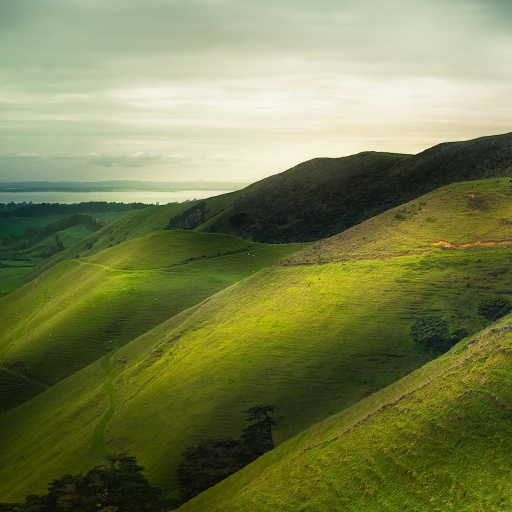
#> input picture images/00000000.jpg, 1024 x 1024 px (shown at 1/2 size); its folder holds only this picture in this run
$ python image_processing.py
#> lines starting #> are read from the running program, lines starting #| are printed output that depends on the picture
import cv2
import numpy as np
import matplotlib.pyplot as plt
import os

# ─────────────────────────────────────────────
# STEP 2: Load and Display an Image
# Commit: "Added image loading functionality"
# ─────────────────────────────────────────────

# Auto-detect the first image in the images/ folder
image_files = [f for f in os.listdir('images') if f.lower().endswith(('.jpg', '.jpeg', '.png'))]
image_path = os.path.join('images', image_files[0])
print(f"Using image: {image_path}")

image = cv2.imread(image_path)
#> image is the input picture: shape (1024, 1024, 3); mean B, G, R 79, 126.7, 120
image_rgb = cv2.cvtColor(image, cv2.COLOR_BGR2RGB)  # Convert BGR → RGB for display

plt.imshow(image_rgb)
plt.title("Original Image")
plt.axis("off")
plt.show()
print("✅ Step 2: Image loaded and displayed.")


# ─────────────────────────────────────────────
# STEP 3a: Rotate the Image
# Commit: "Added image rotation"
# ─────────────────────────────────────────────

(h, w) = image.shape[:2]
#> h = 1024; w = 1024
center = (w // 2, h // 2)
#> center = (512, 512)
angle = 45
scale = 1.0

rotation_matrix = cv2.getRotationMatrix2D(center, angle, scale)
rotated_image = cv2.warpAffine(image, rotation_matrix, (w, h))
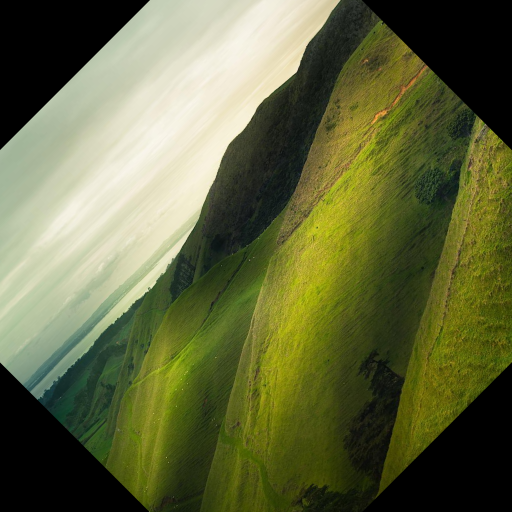
#> rotated_image: shape (1024, 1024, 3) (shown at 1/2 size); mean B, G, R 63.6, 104.1, 99.3

plt.imshow(cv2.cvtColor(rotated_image, cv2.COLOR_BGR2RGB))
plt.title("Rotated Image (45°)")
plt.axis("off")
plt.show()
print("✅ Step 3a: Image rotated 45°.")


# ─────────────────────────────────────────────
# STEP 3b: Scale the Image
# Commit: "Added image scaling"
# ─────────────────────────────────────────────

scaled_image = cv2.resize(image, None, fx=1.5, fy=1.5, interpolation=cv2.INTER_LINEAR)

plt.imshow(cv2.cvtColor(scaled_image, cv2.COLOR_BGR2RGB))
plt.title("Scaled Image (1.5x)")
plt.axis("off")
plt.show()
print("✅ Step 3b: Image scaled 1.5x.")


# ─────────────────────────────────────────────
# STEP 4: Simulate Camera Focal Lengths (3D Vision)
# Commit: "Added camera focal length simulation"
# ─────────────────────────────────────────────

focal_lengths = [50, 100, 200]

plt.figure(figsize=(12, 4))
for i, f in enumerate(focal_lengths):
    f_matrix = np.array([[f, 0, w // 2],
                         [0, f, h // 2],
                         [0,  0,     1]], dtype=np.float32)
    warped = cv2.warpPerspective(image, f_matrix, (w, h))
    plt.subplot(1, 3, i + 1)
    plt.imshow(cv2.cvtColor(warped, cv2.COLOR_BGR2RGB))
    plt.title(f"Focal Length: {f}")
    plt.axis("off")
#> this loop made 3 passes
#> pass 1, `warped = cv2.warpPerspective(image, f_matrix, (w, h))`:
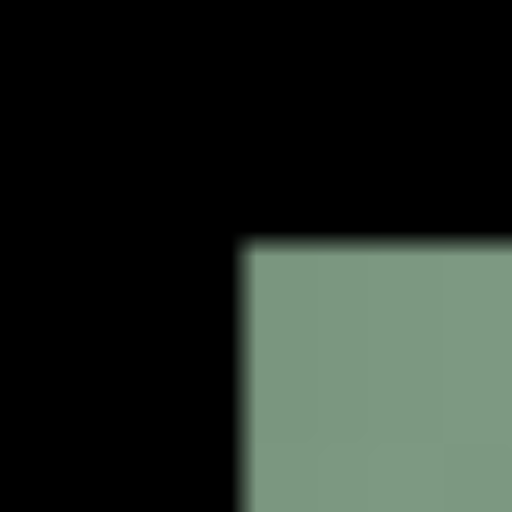
#> warped: shape (1024, 1024, 3) (shown at 1/2 size); mean B, G, R 35.3, 41.6, 33.9
#> pass 2, `warped = cv2.warpPerspective(image, f_matrix, (w, h))`:
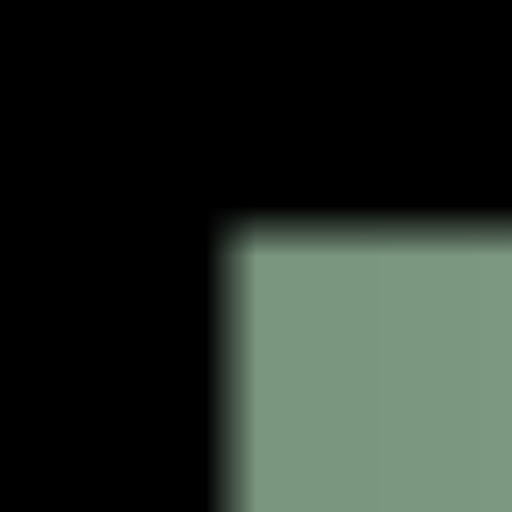
#> warped: shape (1024, 1024, 3) (shown at 1/2 size); mean B, G, R 38.4, 45.3, 36.9
#> pass 3, `warped = cv2.warpPerspective(image, f_matrix, (w, h))`:
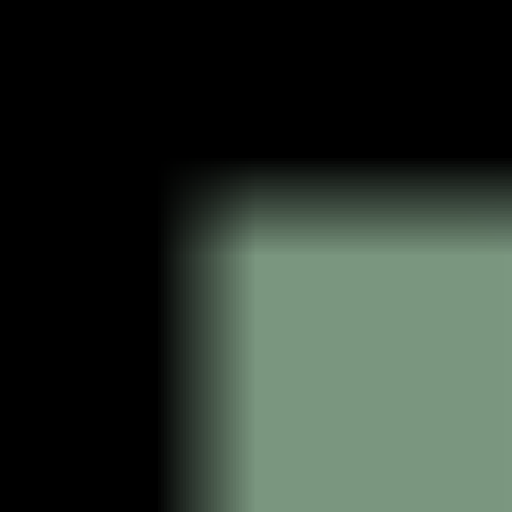
#> warped: shape (1024, 1024, 3) (shown at 1/2 size); mean B, G, R 45.3, 53.5, 43.5

plt.suptitle("Camera Focal Length Simulation", fontsize=13)
plt.tight_layout()
plt.show()
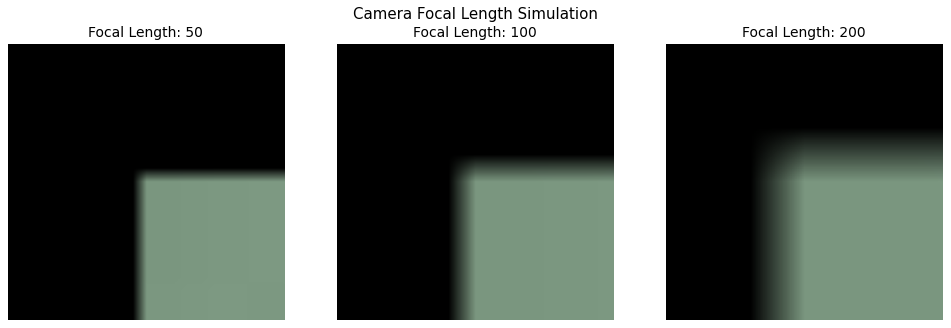
#> figure drawn by matplotlib, 3 panels
print("✅ Step 4: Focal length simulation complete.")

print("\n🎉 All steps done!")

$ run again, on images/00000000_(5).jpg
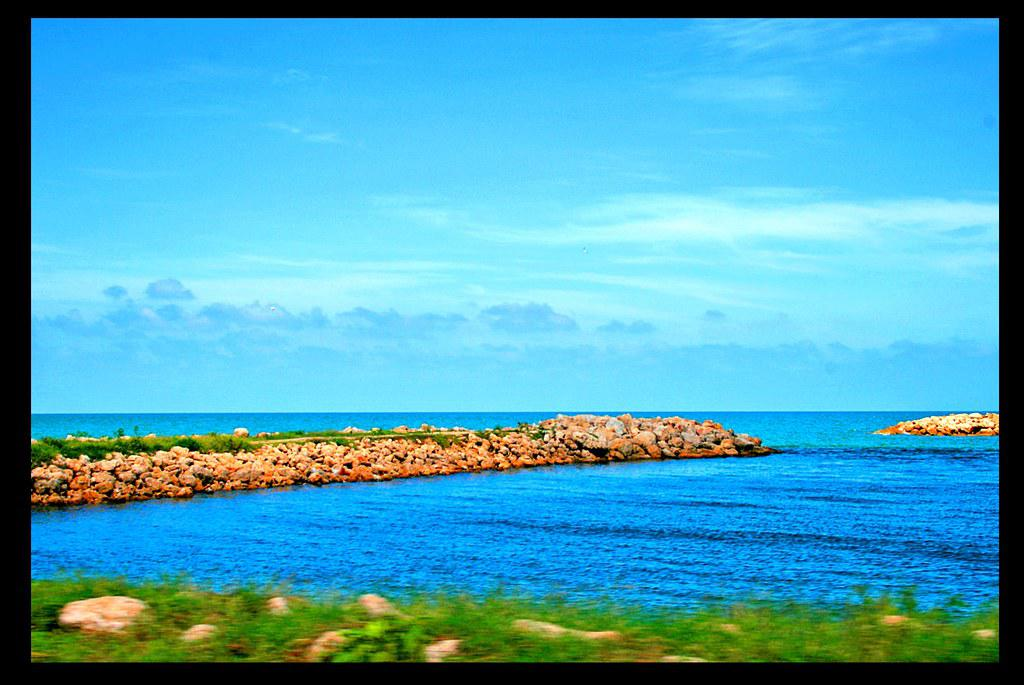
#> input picture images/00000000_(5).jpg, 1024 x 685 px
#> image is the input picture: shape (685, 1024, 3); mean B, G, R 188.3, 164, 74.8
#> `rotated_image = cv2.warpAffine(image, rotation_matrix, (w, h))`:
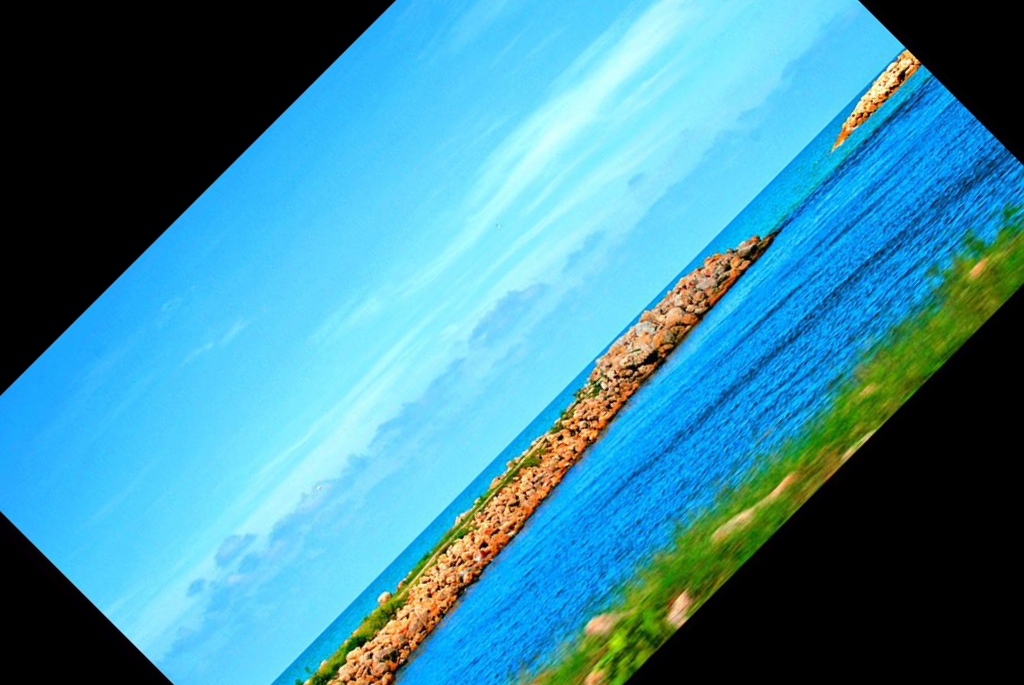
#> rotated_image: shape (685, 1024, 3); mean B, G, R 159.7, 137.9, 62.9
#> `plt.show()`:
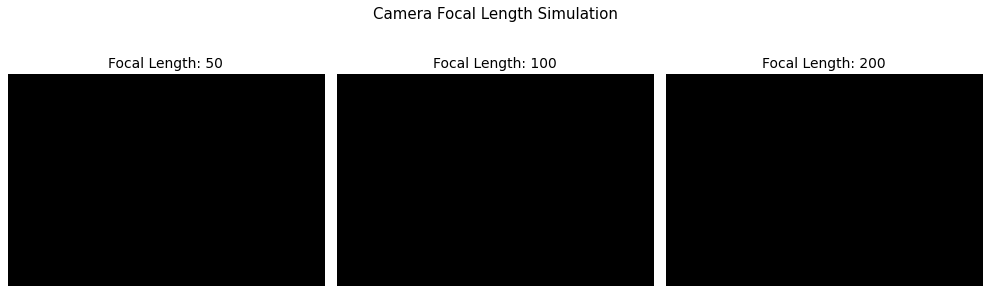
#> figure drawn by matplotlib, 3 panels

$ run again, on images/00000000_(6).jpg
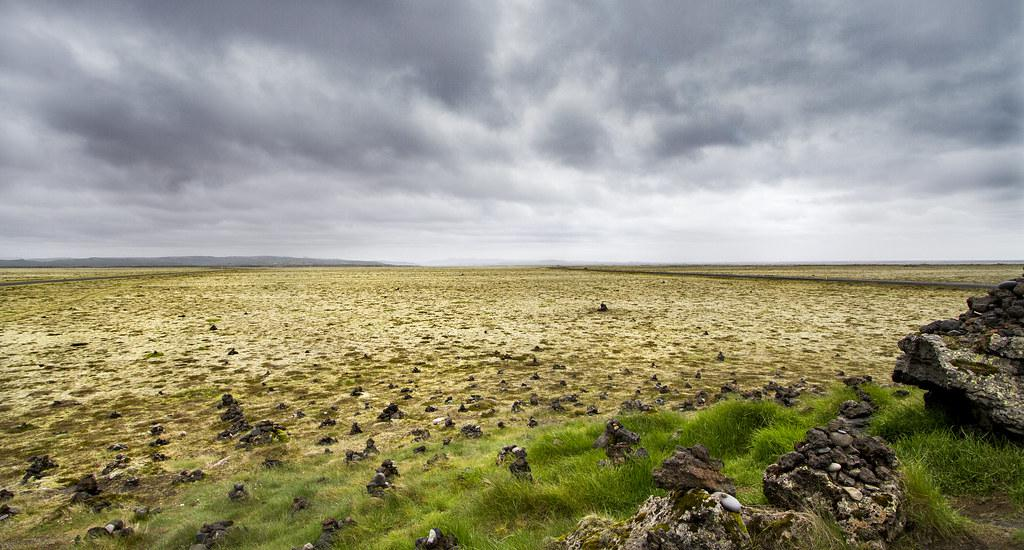
#> input picture images/00000000_(6).jpg, 1024 x 550 px
#> image is the input picture: shape (550, 1024, 3); mean B, G, R 126.1, 147.3, 150
#> the loop `for i, f in enumerate(focal_lengths):` made 3 passes
#> pass 1, `warped = cv2.warpPerspective(image, f_matrix, (w, h))`:
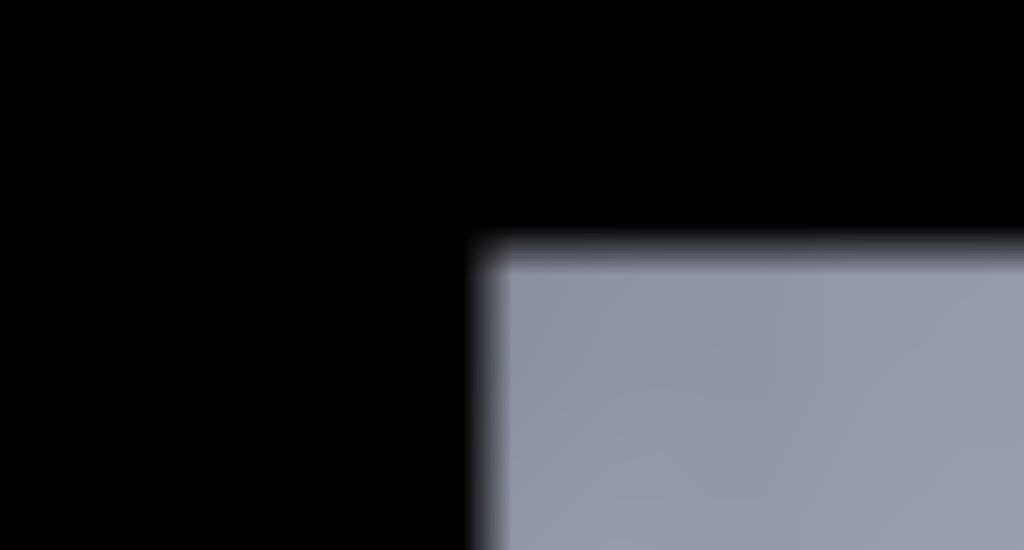
#> warped: shape (550, 1024, 3); mean B, G, R 47.4, 43.4, 41.7
#> `plt.show()`:
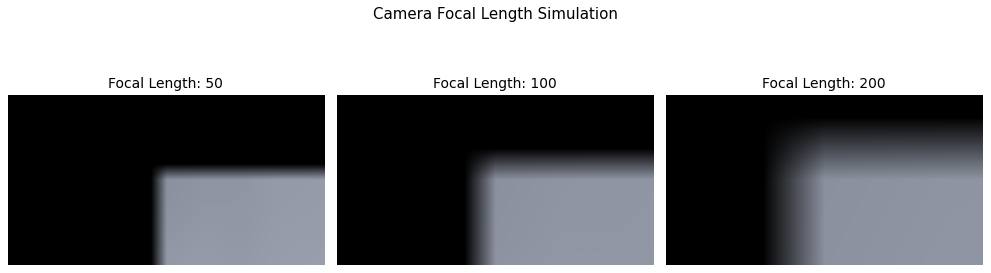
#> figure drawn by matplotlib, 3 panels

$ run again, on images/00000000_(7).jpg
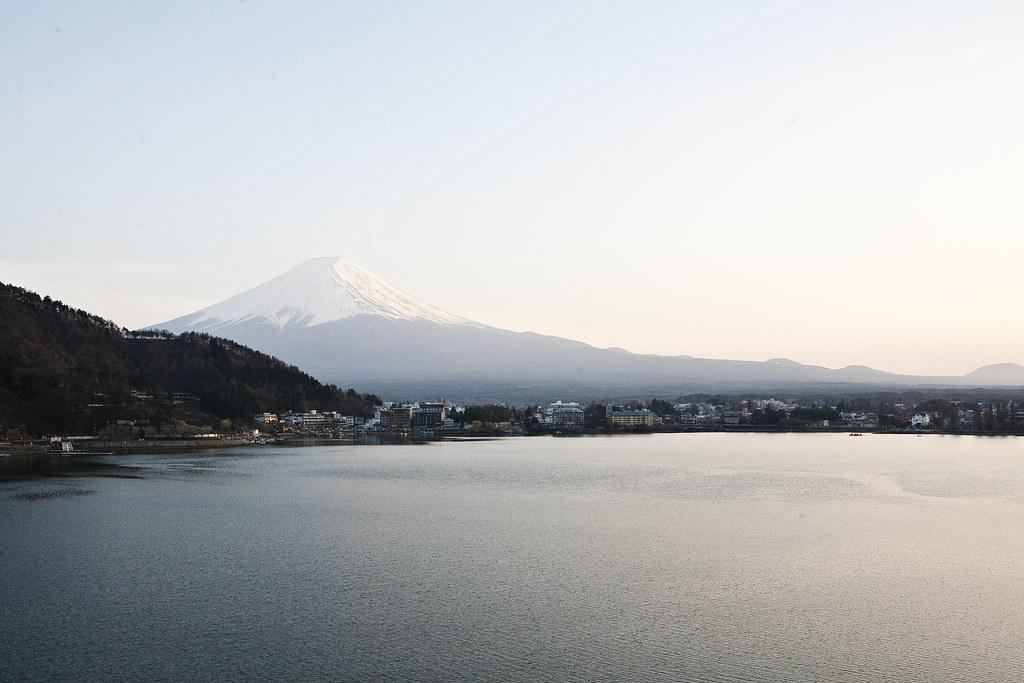
#> input picture images/00000000_(7).jpg, 1024 x 683 px
#> image is the input picture: shape (683, 1024, 3); mean B, G, R 182.7, 181.2, 179.3
#> the loop `for i, f in enumerate(focal_lengths):` made 3 passes
#> pass 1, `warped = cv2.warpPerspective(image, f_matrix, (w, h))`:
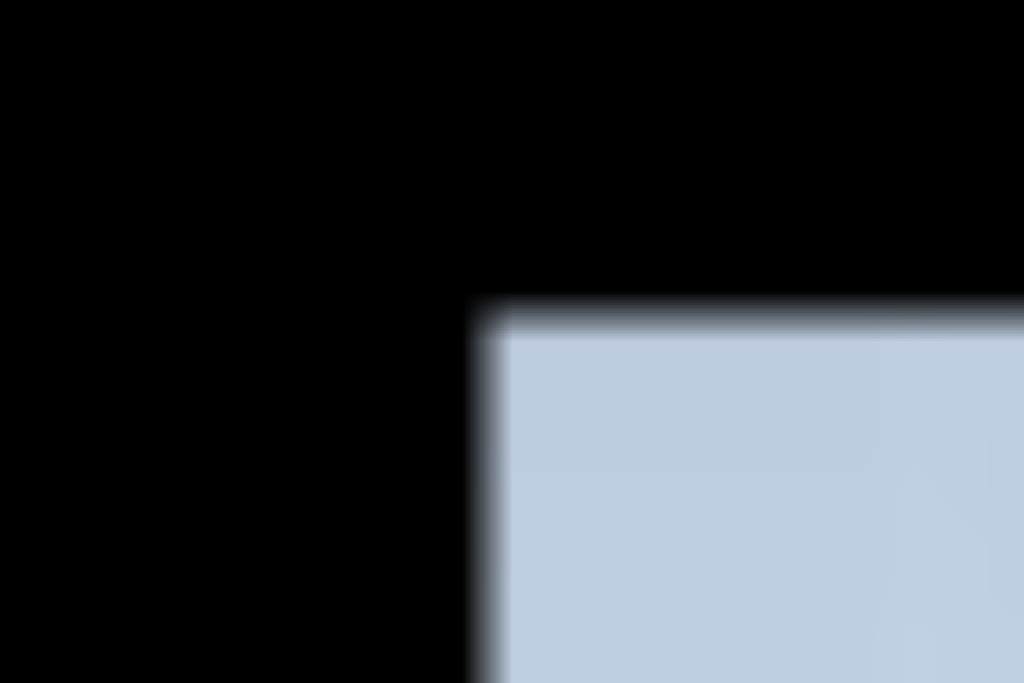
#> warped: shape (683, 1024, 3); mean B, G, R 63, 57.7, 53.5
#> `plt.show()`:
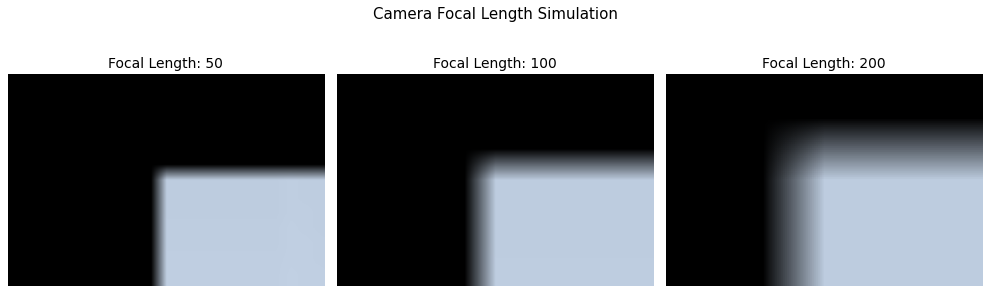
#> figure drawn by matplotlib, 3 panels
